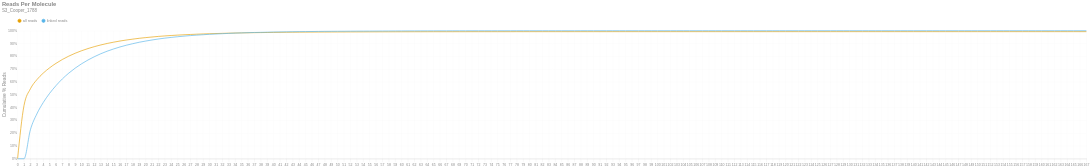

Notebook cell for this chart:
### Markdown cell above
### Reads per Molecule
This chart shows the cumulative distribution of the number of reads per linked molecule. That is, how many alignments are associated with a unique molecule. This excludes the number of reads associated with invalid or absent linked-read barcodes. The `linked` histogram is the percentages recalculated when disregarding singletons.

### Code cell
if SKIPLR:
    print_html(f"Skipped")
else:
    counts = np.bincount(valids['reads'].cast(pl.Int64).to_numpy())
    weighted = counts * np.arange(len(counts))
    all_perc = weighted / n_reads
    linked_perc = weighted / n_linked_reads
    linked_perc[1] = 0
    binned_df = pl.DataFrame({
        'readsper': list(range(len(counts))),
        'all reads (cumsum)': np.cumsum(all_perc).tolist(),
        'linked reads (cumsum)': np.cumsum(linked_perc).tolist(),
    })

    with SafeRender(binned_df):
        (
            density_plot(binned_df, 'Reads Per Molecule', samplename, 'readspmol')
            .encode(
                x=alt.X('readsper:O', title=None).axis(labelAngle=0).scale(padding=0),
                y=alt.Y('value:Q', title='Cumulative % Reads').axis(format='%').stack(False),
                color=alt.Color("key:N").scale(domain=["all reads", "linked reads"]),
                tooltip=[
                    alt.Tooltip("key:N", title="Data Type"),
                    alt.Tooltip("readsper:O", title="Reads Per Molecule"),
                    alt.Tooltip("value:Q", format=".2%", title="% Reads (Cum.)")
                ]            
            )
        ).display()

### Figure 1 — Vega-Lite specification as saved in the notebook (floating-point values rounded to 4 significant figures; data arrays with more than 128 entries replaced by an {"elided": "..."} marker saying what was removed)
{"width": "container", "height": 400, "config": {"title": {"anchor": "start", "dy": -15, "fontSize": 18, "color": "#888888", "subtitleColor": "#888888", "subtitleFontSize": 14}, "arc": {"fill": "#0072B2"}, "axis": {"domainColor": "#888888", "domainWidth": 0.5, "gridWidth": 0.2, "grid": false, "titleFontWeight": 400, "titleFontSize": 15, "labelFontSize": 11, "labelColor": "#888888", "tickColor": "#888888", "tickWidth": 0.2, "titleColor": "#888888"}, "axisBand": {"grid": false}, "axisX": {"grid": true, "tickSize": 10, "domainCap": "round"}, "axisY": {"domain": false, "grid": true, "tickSize": 0, "domainCap": "round"}, "background": "transparent", "header": {"labelFontSize": 15, "labelColor": "#888888", "titleFontSize": 15, "titleFontWeight": 600, "titleColor": "#888888"}, "legend": {"labelFont": "sans-serif", "labelFontSize": 12, "labelColor": "#888888", "symbolSize": 100, "symbolType": "circle", "titleFontSize": 12, "titlePadding": 10, "titleColor": "#888888", "title": null, "orient": "top"}, "range": {"category": ["#E69F00", "#56B4E9", "#009E73", "#F0E442", "#0072B2", "#D55E00", "#CC79A7", "#000000"], "diverging": ["#cfe8f3", "#a2d4ec", "#73bfe2", "#46abdb", "#1696d2", "#12719e"]}, "area": {"fill": "#0072B2", "fillOpacity": 0.7, "line": true, "strokeOpacity": 0.7}, "line": {"color": "#0072B2", "stroke": "#0072B2", "strokeWidth": 2}, "trail": {"color": "#0072B2", "stroke": "#0072B2", "strokeWidth": 0, "size": 1}, "point": {"filled": true, "fillOpacity": 1.0, "size": 95}, "text": {"color": "#888888", "fontSize": 11, "align": "right", "fontWeight": 400, "size": 11}, "bar": {"fill": "#0072B2", "stroke": null}, "view": {"stroke": null, "continuousWidth": 660, "continuousHeight": 400}}, "data": {"name": "data-451db2bd1f47be69eb8b612f2034b824"}, "mark": {"type": "line", "interpolate": "monotone", "point": {"opacity": 0, "size": 275}}, "encoding": {"color": {"field": "key", "scale": {"domain": ["all reads", "linked reads"]}, "type": "nominal"}, "tooltip": [{"field": "key", "title": "Data Type", "type": "nominal"}, {"field": "readsper", "title": "Reads Per Molecule", "type": "ordinal"}, {"field": "value", "format": ".2%", "title": "% Reads (Cum.)", "type": "quantitative"}], "x": {"axis": {"labelAngle": 0}, "field": "readsper", "scale": {"padding": 0}, "title": null, "type": "ordinal"}, "y": {"axis": {"format": "%"}, "field": "value", "stack": false, "title": "Cumulative % Reads", "type": "quantitative"}}, "params": [{"name": "param_c36ac31b6afebe62", "select": {"type": "point", "fields": ["key"]}, "bind": "legend"}], "title": {"text": "Reads Per Molecule", "subtitle": "S3_Cooper_1788"}, "transform": [{"fold": ["all reads (cumsum)", "linked reads (cumsum)"]}, {"calculate": "replace(datum.key, ' (cumsum)', '')", "as": "key"}, {"filter": {"param": "param_c36ac31b6afebe62"}}], "usermeta": {"embedOptions": {"downloadFileName": "S3_Cooper_1788.readspmol"}}, "$schema": "https://vega.github.io/schema/vega-lite/v6.1.0.json", "datasets": {"data-451db2bd1f47be69eb8b612f2034b824": {"elided": "168 records"}}}
